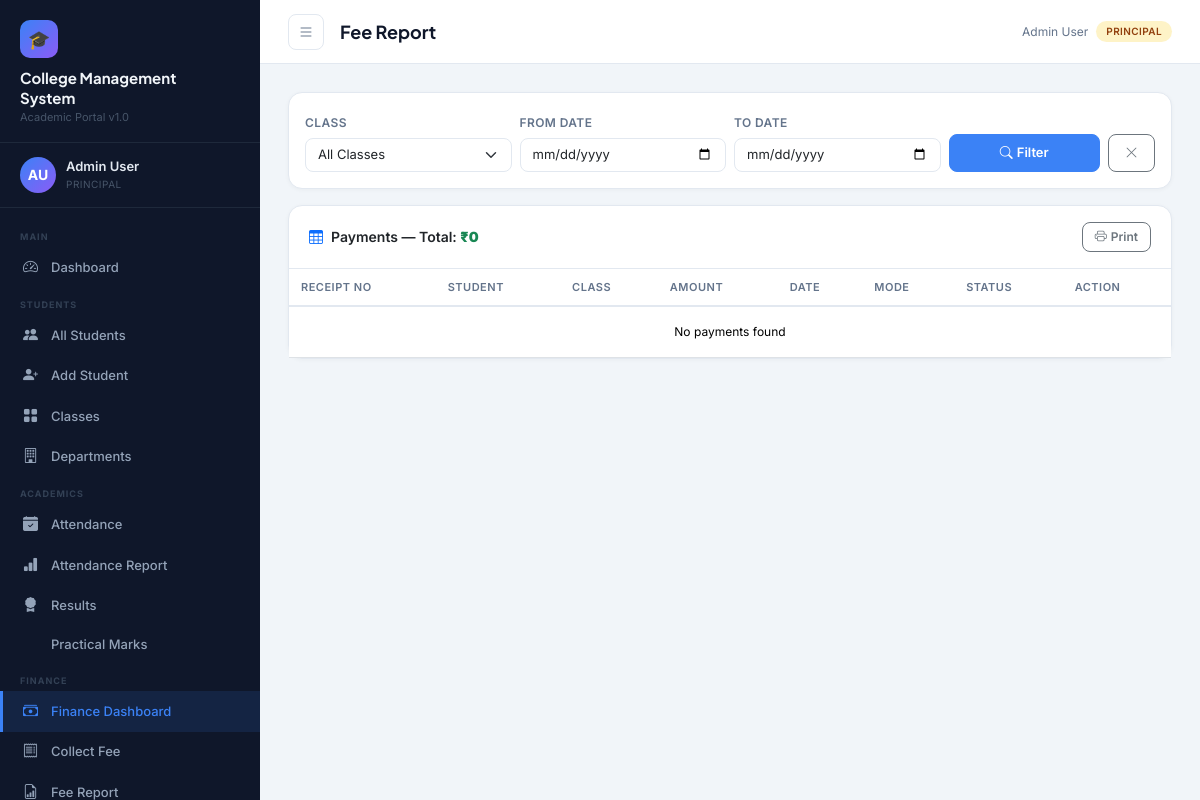
The app's page /finance/report/ (signed in) with its own data.
### accounts/models.py (models this page shows, shortened)
class User(AbstractUser):
    ROLE_CHOICES = [
        ('principal', 'Principal'),
        ('staff', 'Staff / Teacher'),
        ('clerk', 'Clerk'),
        ('accountant', 'Accountant'),
    ]
    role = models.CharField(max_length=20, choices=ROLE_CHOICES, default='staff')
    phone = models.CharField(max_length=15, blank=True)
    address = models.TextField(blank=True)
    profile_photo = models.ImageField(upload_to='profiles/', blank=True, null=True)
    department = models.CharField(max_length=100, blank=True)
    employee_id = models.CharField(max_length=20, unique=True, null=True, blank=True)

### finance/views.py (the view)
    def wrapper(request, *args, **kwargs):
        if not request.user.is_authenticated:
            return redirect('login')
        if request.user.role not in ['accountant', 'principal']:
            messages.error(request, 'Access denied. Accountant role required.')
            return redirect('dashboard')
        return func(request, *args, **kwargs)

### finance/views.py (called while the page is built)
def accountant_required(func):
    def wrapper(request, *args, **kwargs):
        if not request.user.is_authenticated:
            return redirect('login')
        if request.user.role not in ['accountant', 'principal']:
            messages.error(request, 'Access denied. Accountant role required.')
            return redirect('dashboard')
        return func(request, *args, **kwargs)
    wrapper.__name__ = func.__name__
    return wrapper

@login_required
@accountant_required
def fee_report(request):
    classes = Class.objects.all()
    selected_class = request.GET.get('class')
    date_from = request.GET.get('from')
    date_to = request.GET.get('to')
    payments = FeePayment.objects.select_related('student', 'fee_structure').order_by('-payment_date')
    if selected_class:
        payments = payments.filter(student__current_class_id=selected_class)
    if date_from:
        payments = payments.filter(payment_date__gte=date_from)
    if date_to:
        payments = payments.filter(payment_date__lte=date_to)
    total = payments.aggregate(Sum('amount_paid'))['amount_paid__sum'] or 0
    return render(request, 'finance/fee_report.html', {
        'payments': payments, 'classes': classes, 'total': total,
        'selected_class': selected_class, 'date_from': date_from, 'date_to': date_to
    })

### students/models.py (called while the page is built)
    def __str__(self):
        return f"{self.name} - {self.division} ({self.department.code}) {self.academic_year}"

### templates/finance/fee_report.html (shortened to what this page needs)
{% extends 'base.html' %}
{% block page_title %}Fee Report{% endblock %}
{% block content %}
<div class="card mb-3">
  <div class="card-body p-3">
    <form method="get" class="row g-2 align-items-end">
      <div class="col-md-3"><label class="form-label">Class</label><select name="class" class="form-select"><option value="">All Classes</option></select></div>
      <div class="col-md-3"><label class="form-label">From Date</label><input type="date" name="from" class="form-control" value="{{ date_from|default:'' }}"/></div>
      <div class="col-md-3"><label class="form-label">To Date</label><input type="date" name="to" class="form-control" value="{{ date_to|default:'' }}"/></div>
      <div class="col-md-3 d-flex gap-2"><button type="submit" class="btn btn-primary flex-fill"><i class="bi bi-search me-1"></i>Filter</button><a href="{% url 'fee_report' %}" class="btn btn-outline-secondary"><i class="bi bi-x-lg"></i></a></div>
    </form>
  </div>
</div>
<div class="card">
  <div class="card-header d-flex justify-content-between align-items-center">
    <span><i class="bi bi-table text-primary me-2"></i>Payments — Total: <strong class="text-success">₹{{ total }}</strong></span>
    <button onclick="window.print()" class="btn btn-sm btn-outline-secondary no-print"><i class="bi bi-printer me-1"></i>Print</button>
  </div>
  <div class="card-body p-0">
    <table class="table table-hover mb-0">
      <thead><tr><th>Receipt No</th><th>Student</th><th>Class</th><th>Amount</th><th>Date</th><th>Mode</th><th>Status</th><th>Action</th></tr></thead>
      <tbody>
        {% for p in payments %}
        <tr>
          <td><code style="font-size:11px;">{{ p.receipt_no }}</code></td>
          <td class="fw-600" style="font-size:13px;">{{ p.student.full_name }}</td>
          <td class="text-muted-sm">{{ p.student.current_class|default:"—" }}</td>
          <td class="text-success fw-bold">₹{{ p.amount_paid }}</td>
          <td class="text-muted-sm">{{ p.payment_date }}</td>
          <td class="text-muted-sm">{{ p.get_payment_mode_display }}</td>
          <td><span class="badge bg-success bg-opacity-10 text-success" style="font-size:10px;">{{ p.get_status_display }}</span></td>
          <td><a href="{% url 'view_receipt' p.pk %}" class="btn btn-sm btn-outline-primary"><i class="bi bi-eye"></i></a></td>
        </tr>
        {% empty %}
        <tr><td colspan="8" class="text-center text-muted-sm py-3">No payments found</td></tr>
        {% endfor %}
      </tbody>
    </table>
  </div>
</div>
{% endblock %}

### templates/base.html (shortened to what this page needs)
{% load static %}
<!DOCTYPE html>
<html lang="en">
<head>
  <link href="https://cdn.jsdelivr.net/npm/bootstrap@5.3.2/dist/css/bootstrap.min.css" rel="stylesheet"/>
  <link href="https://cdn.jsdelivr.net/npm/bootstrap-icons@1.11.3/font/bootstrap-icons.css" rel="stylesheet"/>
<link rel="stylesheet"
href="https://cdnjs.cloudflare.com/ajax/libs/cropperjs/1.6.1/cropper.min.css"/>
</head>
<body>
<aside class="sidebar" id="sidebar">
  <div class="sidebar-brand">
    <div class="logo-icon">🎓</div>
    <div class="college-name">College Management<br>System</div>
    <div class="college-subtitle">Academic Portal v1.0</div>
  </div>
  <div class="sidebar-user">
    {% if request.user.profile_photo %}
    <img src="{{ request.user.profile_photo.url }}"
         class="avatar"
         style="object-fit:cover;">
{% else %}
    <div class="avatar">
        {{ request.user.first_name|first|upper }}{{ request.user.last_name|first|upper }}
    </div>
{% endif %}
    <div class="user-info">
      <div class="name">{{ request.user.get_full_name|default:request.user.username }}</div>
      <div class="role">{{ request.user.get_role_display }}</div>
    </div>
  </div>
  <nav class="sidebar-nav">
    <div class="nav-section-label">Main</div>
    <div class="nav-item">
      <a href="{% url 'dashboard' %}" class="{% if request.resolver_match.url_name == 'dashboard' %}active{% endif %}">
        <i class="bi bi-speedometer2"></i> Dashboard
      </a>
    </div>
    <div class="nav-section-label">Students</div>
    <div class="nav-item">
      <a href="{% url 'student_list' %}" class="{% if 'student' in request.resolver_match.url_name %}active{% endif %}">
        <i class="bi bi-people-fill"></i> All Students
      </a>
    </div>
    {% if request.user.role in 'principal,clerk' %}
    <div class="nav-item">
      <a href="{% url 'student_add' %}"><i class="bi bi-person-plus-fill"></i> Add Student</a>
    </div>
    {% endif %}
    <div class="nav-item">
      <a href="{% url 'class_list' %}"><i class="bi bi-grid-fill"></i> Classes</a>
    </div>
    <div class="nav-item">
      <a href="{% url 'department_list' %}"><i class="bi bi-building"></i> Departments</a>
    </div>
    <div class="nav-section-label">Academics</div>
    <div class="nav-item">
      <a href="{% url 'attendance_dashboard' %}" class="{% if 'attendance' in request.resolver_match.url_name %}active{% endif %}">
        <i class="bi bi-calendar-check-fill"></i> Attendance
      </a>
    </div>
    <div class="nav-item">
      <a href="{% url 'attendance_report' %}"><i class="bi bi-bar-chart-fill"></i> Attendance Report</a>
    </div>
    <div class="nav-item">
      <a href="{% url 'results_dashboard' %}" class="{% if 'result' in request.resolver_match.url_name or 'exam' in request.resolver_match.url_name %}active{% endif %}">
        <i class="bi bi-award-fill"></i> Results
      </a>
    </div>
    <div class="nav-item">
      <a href="{% url 'practical_marks' %}"> Practical Marks</a>
    </div>
    {% if request.user.role == 'accountant' or request.user.role == 'principal' %}
    <div class="nav-section-label">Finance</div>
    <div class="nav-item">
      <a href="{% url 'finance_dashboard' %}" class="{% if 'finance' in request.resolver_match.url_name or 'fee' in request.resolver_match.url_name or 'expense' in request.resolver_match.url_name %}active{% endif %}">
        <i class="bi bi-cash-stack"></i> Finance Dashboard
      </a>
    </div>
    <div class="nav-item">
      <a href="{% url 'collect_fee' %}"><i class="bi bi-receipt"></i> Collect Fee</a>
    </div>
    <div class="nav-item">
      <a href="{% url 'fee_report' %}"><i class="bi bi-file-earmark-bar-graph"></i> Fee Report</a>
    </div>
    {% endif %}
  </nav>
</aside>
<div class="main-wrap">
  <div class="topbar">
    <button class="btn-icon sidebar-toggle" onclick="document.getElementById('sidebar').classList.toggle('open')">
      <i class="bi bi-list"></i>
    </button>
    <div class="page-title">{% block page_title %}Dashboard{% endblock %}</div>
    <div class="d-flex align-items-center gap-2">
      <span class="text-muted-sm d-none d-md-inline">{{ request.user.get_full_name|default:request.user.username }}</span>
      <span class="badge-role badge-{{ request.user.role }}">{{ request.user.get_role_display }}</span>
    </div>
  </div>
  <div class="main-content">
    {% block content %}{% endblock %}
  </div>
</div>
</body>
</html>

### records on screen
User: user.first_name|first "A", user.last_name|first "U", user.get_full_name "Admin User", user.role "PRINCIPAL"

### other values on screen
{{ total }} "0"
